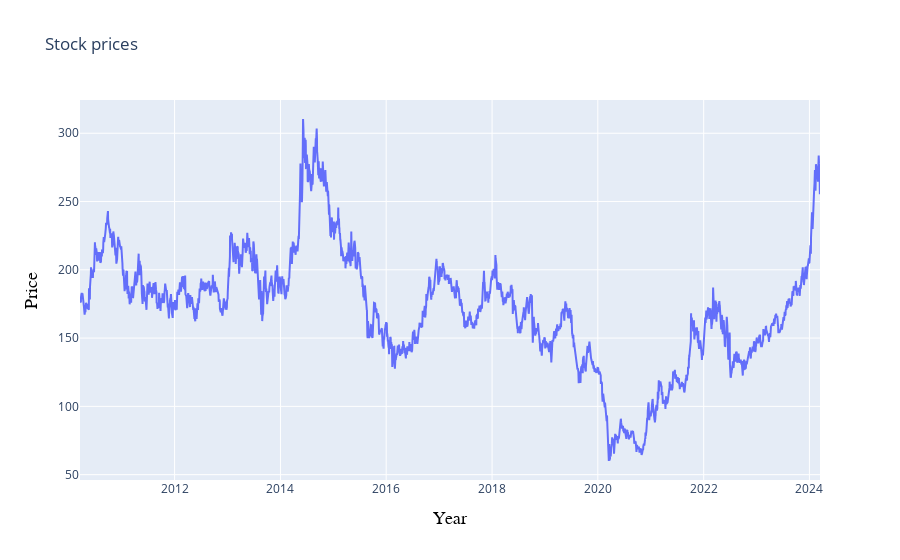

The cell this chart's notebook holds for it:
### Code cell
#to plot the graph in offline
iplot(plot)

### Figure 1 — Plotly figure (JSON) as saved in the notebook; plotly's stock layout.template omitted (floating-point values rounded to 4 significant figures; data arrays with more than 128 entries replaced by an {"elided": "..."} marker saying what was removed)
{"data": [{"type": "scatter", "x": {"elided": "3454 str values"}, "y": {"elided": "3454 float values"}}], "layout": {"title": {"text": "Stock prices"}, "xaxis": {"title": {"font": {"color": "black", "family": "Courier New,monospace", "size": 18}, "text": "Year"}}, "yaxis": {"title": {"font": {"color": "black", "family": "Courier New,monospace", "size": 18}, "text": "Price"}}}}
